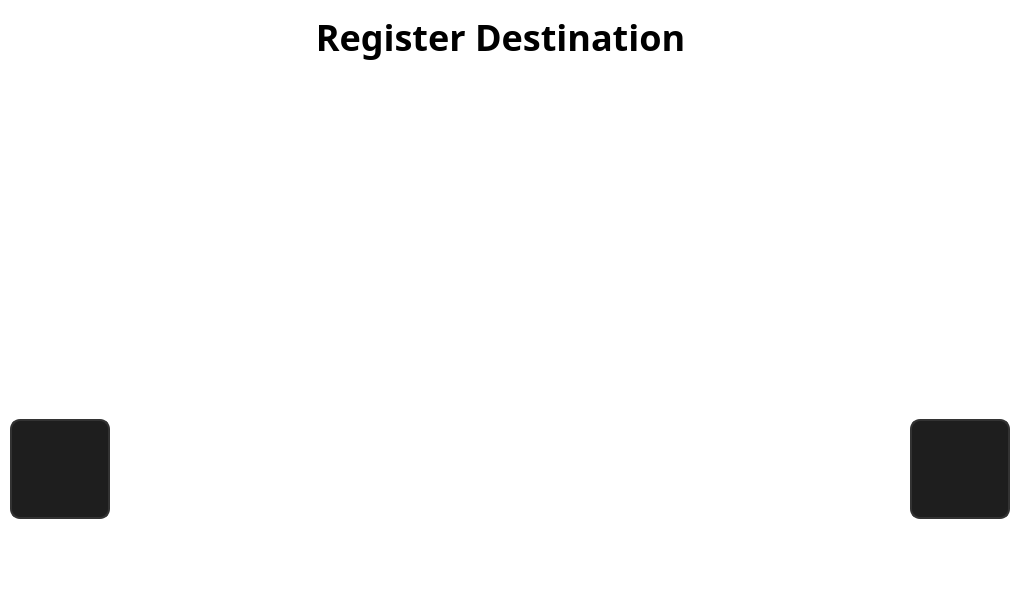
<?xml version="1.0" encoding="UTF-8"?>
<ui version="4.0">
 <class>LocationSelectionView</class>
 <widget class="QWidget" name="LocationSelectionView">
  <property name="geometry">
   <rect>
    <x>0</x>
    <y>0</y>
    <width>1024</width>
    <height>600</height>
   </rect>
  </property>
  <property name="windowTitle">
   <string>Dentium</string>
  </property>
  <property name="styleSheet">
   <string notr="true">background-color: #141414;</string>
  </property>
  <widget class="QWidget" name="content_container" native="true">
   <property name="geometry">
    <rect>
     <x>0</x>
     <y>-1</y>
     <width>1024</width>
     <height>601</height>
    </rect>
   </property>
   <property name="minimumSize">
    <size>
     <width>1024</width>
     <height>600</height>
    </size>
   </property>
   <property name="styleSheet">
    <string notr="true">background-color: #FFFFFF;</string>
   </property>
   <widget class="QLabel" name="title_label">
    <property name="geometry">
     <rect>
      <x>270</x>
      <y>10</y>
      <width>461</width>
      <height>56</height>
     </rect>
    </property>
    <property name="font">
     <font>
      <family>Noto Sans KR Black</family>
      <pointsize>-1</pointsize>
      <weight>75</weight>
      <bold>true</bold>
     </font>
    </property>
    <property name="styleSheet">
     <string notr="true">QLabel {
	background-color: transparent;     /* 배경색 */
    color: black;              /* 흰색 텍스트 */
    font-size: 36px;             /* 폰트 크기 */
    font-weight: 600;            /* 두껍게 */
	font-family: &quot;Noto Sans KR Black&quot;;
}</string>
    </property>
    <property name="text">
     <string>Register Destination</string>
    </property>
    <property name="alignment">
     <set>Qt::AlignCenter</set>
    </property>
   </widget>
   <widget class="QWidget" name="layoutWidget">
    <property name="geometry">
     <rect>
      <x>10</x>
      <y>80</y>
      <width>1001</width>
      <height>381</height>
     </rect>
    </property>
    <layout class="QGridLayout" name="grid_layout">
     <property name="leftMargin">
      <number>0</number>
     </property>
     <property name="topMargin">
      <number>0</number>
     </property>
     <property name="rightMargin">
      <number>0</number>
     </property>
     <property name="bottomMargin">
      <number>0</number>
     </property>
     <property name="spacing">
      <number>15</number>
     </property>
    </layout>
   </widget>
   <widget class="QPushButton" name="change_layout_button">
    <property name="geometry">
     <rect>
      <x>930</x>
      <y>10</y>
      <width>81</width>
      <height>61</height>
     </rect>
    </property>
    <property name="minimumSize">
     <size>
      <width>0</width>
      <height>0</height>
     </size>
    </property>
    <property name="font">
     <font>
      <family>Noto Sans KR Black</family>
      <weight>75</weight>
      <bold>true</bold>
     </font>
    </property>
    <property name="styleSheet">
     <string notr="true">QPushButton {
    border: 0px solid #B0B0B0;          /* 연한 회색 테두리 */
    border-radius: 12px;                /* 둥근 테두리 */
    background-color: #FFFFFF;          /* 밝은 회색 배경 */
    qproperty-icon: url(:/file/RegistSelect/button_layout.png);
    qproperty-iconSize: 65px 65px;
}

QPushButton:hover {
    background-color: #E0E0E0;          /* 마우스 오버 시 강조 */
}
</string>
    </property>
    <property name="text">
     <string/>
    </property>
   </widget>
   <widget class="QPushButton" name="delete_button">
    <property name="enabled">
     <bool>false</bool>
    </property>
    <property name="geometry">
     <rect>
      <x>10</x>
      <y>420</y>
      <width>100</width>
      <height>100</height>
     </rect>
    </property>
    <property name="minimumSize">
     <size>
      <width>100</width>
      <height>100</height>
     </size>
    </property>
    <property name="font">
     <font>
      <family>Noto Sans KR Black</family>
     </font>
    </property>
    <property name="styleSheet">
     <string notr="true">QPushButton {
    background-color: #1e1e1e;
    color: white;
    border: 2px solid #444444;
	font-family: &quot;Noto Sans KR Black&quot;;
    border-radius: 10px;
}
QPushButton:hover {
    background-color: #333333;
    border: 2px solid #666666;
}
QPushButton:disabled {
    background-color: #1e1e1e;
    color: #444444;
    border: 2px solid #333333;
}</string>
    </property>
    <property name="text">
     <string/>
    </property>
   </widget>
   <widget class="QPushButton" name="start_button">
    <property name="enabled">
     <bool>false</bool>
    </property>
    <property name="geometry">
     <rect>
      <x>910</x>
      <y>420</y>
      <width>100</width>
      <height>100</height>
     </rect>
    </property>
    <property name="minimumSize">
     <size>
      <width>100</width>
      <height>100</height>
     </size>
    </property>
    <property name="font">
     <font>
      <family>Noto Sans KR Black</family>
     </font>
    </property>
    <property name="styleSheet">
     <string notr="true">QPushButton {
    background-color: #1e1e1e;
    color: white;
    border: 2px solid #444444;
	font-family: &quot;Noto Sans KR Black&quot;;
    border-radius: 10px;
}
QPushButton:hover {
    background-color: #333333;
    border: 2px solid #666666;
}
QPushButton:disabled {
    background-color: #1e1e1e;
    color: #444444;
    border: 2px solid #333333;
}</string>
    </property>
    <property name="text">
     <string/>
    </property>
   </widget>
  </widget>
 </widget>
 <resources>
  <include location="../resources/res.qrc"/>
 </resources>
 <connections/>
</ui>
